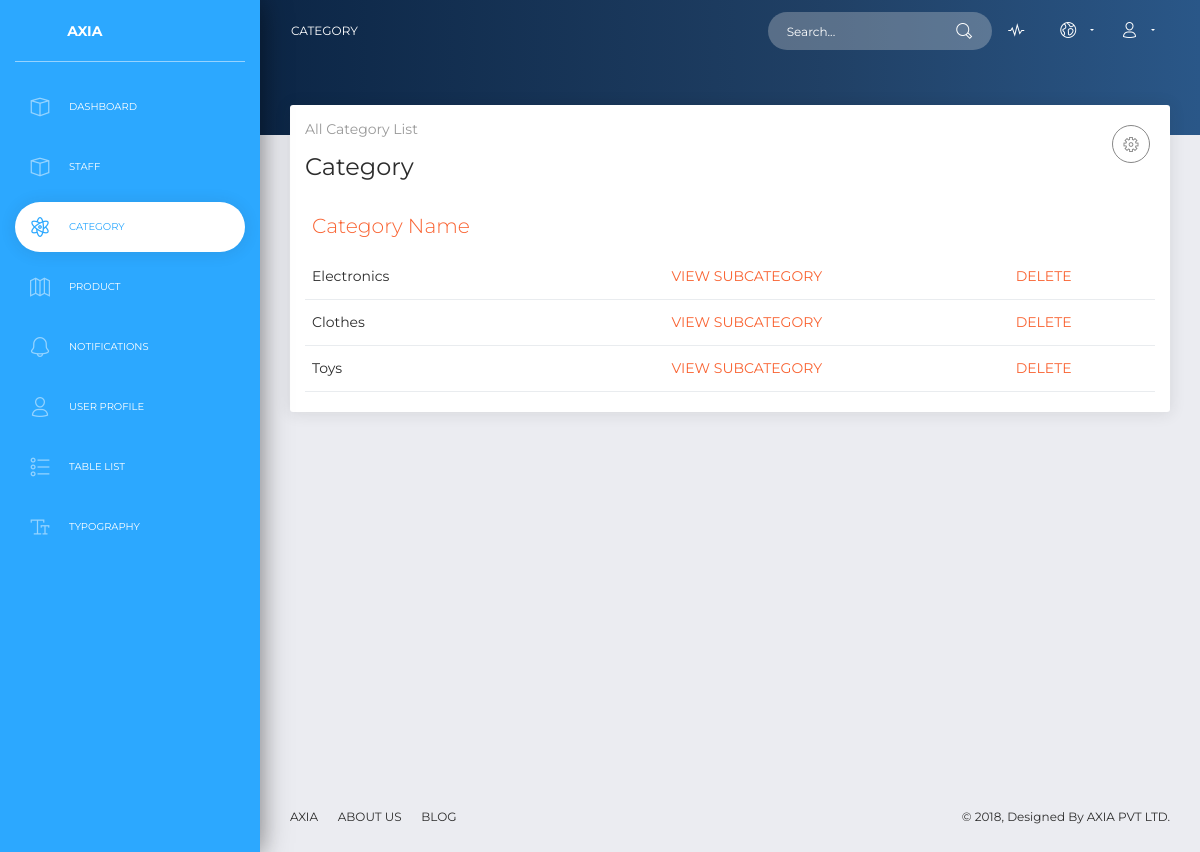
/index.php/category/category, run on the app's committed database.
### tables this page shows
CREATE TABLE IF NOT EXISTS `category` (
`cat_id` int(11) NOT NULL,
  `cat_name` varchar(100) NOT NULL,
  `cat_status` int(11) NOT NULL DEFAULT '1',
  `cat_created_At` timestamp NOT NULL DEFAULT CURRENT_TIMESTAMP
);

### application/controllers/Category.php (called while the page is built, shortened)
<?php
class Category extends CI_Controller {
    public function category() {
        $data['title'] = 'Category';
        $this->load->model('Admin_model');
        $data['category'] = $this->Admin_model->getAllCategory();
        $data['subcategory'] = $this->Admin_model->getAllSubCategory();
        $this->load->view('admin/category/category',$data);
    }
}

### index.php (called while the page is built, shortened)
<?php
require_once BASEPATH.'core/CodeIgniter.php';

### application/models/Admin_model.php (called while the page is built, shortened)
<?php
class Admin_model extends CI_Model
{
    public function getAllCategory() {
        $this->db->select('*');
        $this->db->from('category');
        $query = $this->db->get();
        return $query;
    }
    public function getAllSubCategory() {
        $this->db->select('*');
        $this->db->from('subcategory');
        $query = $this->db->get();
        return $query;
    }
}

### application/views/admin/category/category.php (the view, shortened to what this page needs)
<!DOCTYPE html>
<html lang="en">
<head>
  <link href="https://use.fontawesome.com/releases/v5.0.6/css/all.css" rel="stylesheet">
  <link href="<?= base_url();?>assets/css/bootstrap.min.css" rel="stylesheet" />
  <link href="<?= base_url();?>assets/css/now-ui-dashboard.css?v=1.1.0" rel="stylesheet" />
  <link href="<?= base_url();?>assets/demo/demo.css" rel="stylesheet" />
</head>
<body class="">
  <div class="wrapper ">
    <div class="sidebar" data-color="blue">
      <div class="logo">
        <a href="http://www.creative-tim.com" class="simple-text logo-mini">
        </a>
        <a href="http://www.creative-tim.com" class="simple-text logo-normal">
          <strong>AXIA</strong>
        </a>
      </div>
      <div class="sidebar-wrapper">
        <ul class="nav">
          <li >
            <a href="<?php echo site_url('Admin/home');?>">
              <i class="now-ui-icons design_app"></i>
              <p>Dashboard</p>
            </a>
          </li>
          <li >
            <a href="<?php echo site_url('Staff/staff');?>">
              <i class="now-ui-icons design_app"></i>
              <p>Staff</p>
            </a>
          </li>
          <li class="active" >
            <a href="<?php echo site_url('Category/category');?>">
              <i class="now-ui-icons education_atom"></i>
              <p>Category</p>
            </a>
          </li>
          <li>
            <a href="<?php echo site_url('product/product');?>">
              <i class="now-ui-icons location_map-big"></i>
              <p>Product</p>
            </a>
          </li>
          <li>
            <a href="./notifications.html">
              <i class="now-ui-icons ui-1_bell-53"></i>
              <p>Notifications</p>
            </a>
          </li>
          <li>
            <a href="./user.html">
              <i class="now-ui-icons users_single-02"></i>
              <p>User Profile</p>
            </a>
          </li>
          <li>
            <a href="./tables.html">
              <i class="now-ui-icons design_bullet-list-67"></i>
              <p>Table List</p>
            </a>
          </li>
          <li>
            <a href="./typography.html">
              <i class="now-ui-icons text_caps-small"></i>
              <p>Typography</p>
            </a>
          </li>
        </ul>
      </div>
    </div>
    <div class="main-panel">
      <nav class="navbar navbar-expand-lg navbar-transparent  navbar-absolute bg-primary fixed-top">
        <div class="container-fluid">
          <div class="navbar-wrapper">
            <a class="navbar-brand" href="#pablo">Category</a>
          </div>
          <div class="collapse navbar-collapse justify-content-end" id="navigation">
            <form>
              <div class="input-group no-border">
                <input type="text" value="" class="form-control" placeholder="Search...">
                <div class="input-group-append">
                  <div class="input-group-text">
                    <i class="now-ui-icons ui-1_zoom-bold"></i>
                  </div>
                </div>
              </div>
            </form>
            <ul class="navbar-nav">
              <li class="nav-item">
                <a class="nav-link" href="#pablo">
                  <i class="now-ui-icons media-2_sound-wave"></i>
                </a>
              </li>
              <li class="nav-item dropdown">
                <a class="nav-link dropdown-toggle" href="http://example.com" id="navbarDropdownMenuLink" data-toggle="dropdown" aria-haspopup="true" aria-expanded="false">
                  <i class="now-ui-icons location_world"></i>
                </a>
              </li>
              <li class="nav-item dropdown">
              <a class="nav-link dropdown-toggle" href="http://example.com" id="navbarDropdownMenuLink" data-toggle="dropdown" aria-haspopup="true" aria-expanded="false">
                  <i class="now-ui-icons  users_single-02"></i>
                </a>
              </li>
            </ul>
          </div>
        </div>
      </nav>
      <div class="panel-header panel-header-sm">
      </div>
      <div class="content">
        <div class="row">
        <div class="col-lg-12">
            <div class="card card-chart">
              <div class="card-header">
                <h5 class="card-category">All Category List</h5>
                <h4 class="card-title"> Category</h4>
                <div class="dropdown">
                  <button type="button" class="btn btn-round btn-default dropdown-toggle btn-simple btn-icon no-caret" data-toggle="dropdown">
                    <i class="now-ui-icons loader_gear"></i>
                  </button>
                </div>
              </div>
              <div class="card-body">
                <div class="table-responsive">
                  <table class="table">
                  <thead class=" text-primary">
                      <th>Category Name</th>
                    </thead>
                    <tbody>
                    <?php
                     foreach ($category->result() as $row)
                      {
                      ?><tr>
                      <td><?php echo $row->cat_name;?></td>
                      <td><a href="<?php echo base_url('category/viewsubcategory/' . $row->cat_id); ?>">VIEW SUBCATEGORY</a></td>
                      <td><a href="<?php echo base_url('category/deleteCategory/' . $row->cat_id); ?>">DELETE</a></td>
                      </tr>
                    <?php }
                      ?>
                    </tbody>
                  </table>
                </div>
              </div>
            </div>
          </div>
          </div>
      </div>
      <footer class="footer">
        <div class="container-fluid">
          <nav>
            <ul>
              <li>
                <a href="#">
                  AXIA
                </a>
              </li>
              <li>
                <a href="#">
                  About Us
                </a>
              </li>
              <li>
                <a href="#">
                  Blog
                </a>
              </li>
            </ul>
          </nav>
          <div class="copyright">
            &copy;
            , Designed By
            <a  target="_blank">AXIA PVT LTD</a>.
          </div>
        </div>
      </footer>
    </div>
  </div>
</body>
</html>

### data on the page
category: cat_name "Electronics"
category: cat_name "Clothes"
category: cat_name "Toys"
